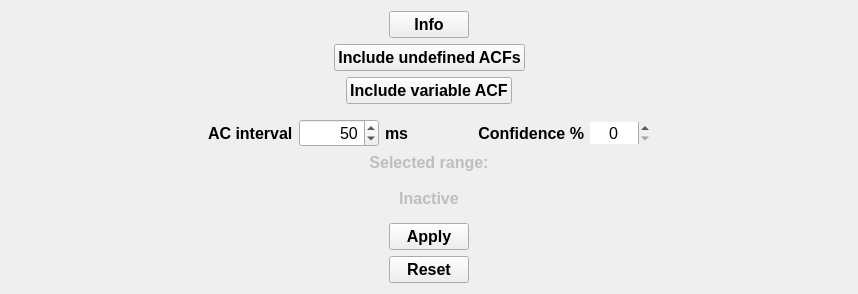
               <widget class="QWidget" name="tab_9">
                <attribute name="title">
                 <string>ACF</string>
                </attribute>
                <layout class="QVBoxLayout" name="verticalLayout_21">
                 <item>
                  <layout class="QVBoxLayout" name="verticalLayout" stretch="0,0,0,1,0,0">
                   <item>
                    <layout class="QHBoxLayout" name="horizontalLayout_65">
                     <item>
                      <spacer name="horizontalSpacer_63">
                       <property name="orientation">
                        <enum>Qt::Horizontal</enum>
                       </property>
                       <property name="sizeHint" stdset="0">
                        <size>
                         <width>378</width>
                         <height>20</height>
                        </size>
                       </property>
                      </spacer>
                     </item>
                     <item>
                      <widget class="QPushButton" name="acf_info_btn">
                       <property name="font">
                        <font>
                         <pointsize>12</pointsize>
                         <weight>75</weight>
                         <bold>true</bold>
                        </font>
                       </property>
                       <property name="text">
                        <string>Info</string>
                       </property>
                      </widget>
                     </item>
                     <item>
                      <spacer name="horizontalSpacer_64">
                       <property name="orientation">
                        <enum>Qt::Horizontal</enum>
                       </property>
                       <property name="sizeHint" stdset="0">
                        <size>
                         <width>378</width>
                         <height>20</height>
                        </size>
                       </property>
                      </spacer>
                     </item>
                    </layout>
                   </item>
                   <item>
                    <layout class="QHBoxLayout" name="horizontalLayout_66">
                     <item>
                      <spacer name="horizontalSpacer_65">
                       <property name="orientation">
                        <enum>Qt::Horizontal</enum>
                       </property>
                       <property name="sizeHint" stdset="0">
                        <size>
                         <width>288</width>
                         <height>20</height>
                        </size>
                       </property>
                      </spacer>
                     </item>
                     <item>
                      <widget class="QPushButton" name="include_undef_acf">
                       <property name="font">
                        <font>
                         <pointsize>12</pointsize>
                         <weight>75</weight>
                         <bold>true</bold>
                        </font>
                       </property>
                       <property name="text">
                        <string>Include undefined ACFs</string>
                       </property>
                       <property name="checkable">
                        <bool>true</bool>
                       </property>
                      </widget>
                     </item>
                     <item>
                      <spacer name="horizontalSpacer_66">
                       <property name="orientation">
                        <enum>Qt::Horizontal</enum>
                       </property>
                       <property name="sizeHint" stdset="0">
                        <size>
                         <width>288</width>
                         <height>20</height>
                        </size>
                       </property>
                      </spacer>
                     </item>
                    </layout>
                   </item>
                   <item>
                    <layout class="QHBoxLayout" name="horizontalLayout_70">
                     <item>
                      <spacer name="horizontalSpacer_67">
                       <property name="orientation">
                        <enum>Qt::Horizontal</enum>
                       </property>
                       <property name="sizeHint" stdset="0">
                        <size>
                         <width>40</width>
                         <height>20</height>
                        </size>
                       </property>
                      </spacer>
                     </item>
                     <item>
                      <widget class="QPushButton" name="include_variable_acf">
                       <property name="font">
                        <font>
                         <pointsize>12</pointsize>
                         <weight>75</weight>
                         <bold>true</bold>
                        </font>
                       </property>
                       <property name="text">
                        <string>Include variable ACF</string>
                       </property>
                       <property name="checkable">
                        <bool>true</bool>
                       </property>
                      </widget>
                     </item>
                     <item>
                      <spacer name="horizontalSpacer_68">
                       <property name="orientation">
                        <enum>Qt::Horizontal</enum>
                       </property>
                       <property name="sizeHint" stdset="0">
                        <size>
                         <width>40</width>
                         <height>20</height>
                        </size>
                       </property>
                      </spacer>
                     </item>
                    </layout>
                   </item>
                   <item>
                    <layout class="QHBoxLayout" name="horizontalLayout_67">
                     <item>
                      <spacer name="horizontalSpacer_13">
                       <property name="orientation">
                        <enum>Qt::Horizontal</enum>
                       </property>
                       <property name="sizeHint" stdset="0">
                        <size>
                         <width>52</width>
                         <height>22</height>
                        </size>
                       </property>
                      </spacer>
                     </item>
                     <item>
                      <widget class="QWidget" name="widget_9" native="true">
                       <layout class="QGridLayout" name="gridLayout_17">
                        <item row="0" column="0">
                         <layout class="QHBoxLayout" name="horizontalLayout_25">
                          <item>
                           <widget class="QLabel" name="label">
                            <property name="font">
                             <font>
                              <pointsize>12</pointsize>
                              <weight>75</weight>
                              <bold>true</bold>
                             </font>
                            </property>
                            <property name="text">
                             <string>AC interval</string>
                            </property>
                           </widget>
                          </item>
                          <item>
                           <widget class="QSpinBox" name="acf_spinbox">
                            <property name="enabled">
                             <bool>true</bool>
                            </property>
                            <property name="sizePolicy">
                             <sizepolicy hsizetype="Fixed" vsizetype="Fixed">
                              <horstretch>0</horstretch>
                              <verstretch>0</verstretch>
                             </sizepolicy>
                            </property>
                            <property name="minimumSize">
                             <size>
                              <width>80</width>
                              <height>0</height>
                             </size>
                            </property>
                            <property name="maximumSize">
                             <size>
                              <width>100</width>
                              <height>16777215</height>
                             </size>
                            </property>
                            <property name="font">
                             <font>
                              <pointsize>12</pointsize>
                             </font>
                            </property>
                            <property name="styleSheet">
                             <string notr="true"/>
                            </property>
                            <property name="alignment">
                             <set>Qt::AlignRight|Qt::AlignTrailing|Qt::AlignVCenter</set>
                            </property>
                            <property name="minimum">
                             <number>1</number>
                            </property>
                            <property name="maximum">
                             <number>10000</number>
                            </property>
                            <property name="value">
                             <number>50</number>
                            </property>
                           </widget>
                          </item>
                          <item>
                           <widget class="QLabel" name="label_2">
                            <property name="font">
                             <font>
                              <pointsize>12</pointsize>
                              <weight>75</weight>
                              <bold>true</bold>
                             </font>
                            </property>
                            <property name="text">
                             <string>ms</string>
                            </property>
                           </widget>
                          </item>
                          <item>
                           <spacer name="horizontalSpacer_15">
                            <property name="orientation">
                             <enum>Qt::Horizontal</enum>
                            </property>
                            <property name="sizeHint" stdset="0">
                             <size>
                              <width>49</width>
                              <height>20</height>
                             </size>
                            </property>
                           </spacer>
                          </item>
                          <item>
                           <widget class="QLabel" name="label_16">
                            <property name="sizePolicy">
                             <sizepolicy hsizetype="Minimum" vsizetype="Preferred">
                              <horstretch>0</horstretch>
                              <verstretch>0</verstretch>
                             </sizepolicy>
                            </property>
                            <property name="font">
                             <font>
                              <pointsize>12</pointsize>
                              <weight>75</weight>
                              <bold>true</bold>
                             </font>
                            </property>
                            <property name="text">
                             <string>   Confidence %</string>
                            </property>
                            <property name="alignment">
                             <set>Qt::AlignRight|Qt::AlignTrailing|Qt::AlignVCenter</set>
                            </property>
                           </widget>
                          </item>
                          <item>
                           <widget class="QSpinBox" name="acf_confidence">
                            <property name="enabled">
                             <bool>true</bool>
                            </property>
                            <property name="sizePolicy">
                             <sizepolicy hsizetype="Preferred" vsizetype="Fixed">
                              <horstretch>0</horstretch>
                              <verstretch>0</verstretch>
                             </sizepolicy>
                            </property>
                            <property name="minimumSize">
                             <size>
                              <width>60</width>
                              <height>0</height>
                             </size>
                            </property>
                            <property name="maximumSize">
                             <size>
                              <width>50</width>
                              <height>16777215</height>
                             </size>
                            </property>
                            <property name="font">
                             <font>
                              <pointsize>12</pointsize>
                             </font>
                            </property>
                            <property name="styleSheet">
                             <string notr="true"/>
                            </property>
                            <property name="frame">
                             <bool>false</bool>
                            </property>
                            <property name="alignment">
                             <set>Qt::AlignCenter</set>
                            </property>
                            <property name="buttonSymbols">
                             <enum>QAbstractSpinBox::UpDownArrows</enum>
                            </property>
                            <property name="specialValueText">
                             <string/>
                            </property>
                            <property name="maximum">
                             <number>100</number>
                            </property>
                            <property name="value">
                             <number>0</number>
                            </property>
                           </widget>
                          </item>
                         </layout>
                        </item>
                        <item row="1" column="0">
                         <widget class="QLabel" name="acf_range_lbl">
                          <property name="enabled">
                           <bool>false</bool>
                          </property>
                          <property name="sizePolicy">
                           <sizepolicy hsizetype="Expanding" vsizetype="Fixed">
                            <horstretch>0</horstretch>
                            <verstretch>0</verstretch>
                           </sizepolicy>
                          </property>
                          <property name="font">
                           <font>
                            <pointsize>12</pointsize>
                            <weight>75</weight>
                            <italic>false</italic>
                            <bold>true</bold>
                            <underline>false</underline>
                           </font>
                          </property>
                          <property name="styleSheet">
                           <string notr="true"/>
                          </property>
                          <property name="text">
                           <string>Selected range:

Inactive</string>
                          </property>
                          <property name="alignment">
                           <set>Qt::AlignCenter</set>
                          </property>
                         </widget>
                        </item>
                       </layout>
                      </widget>
                     </item>
                     <item>
                      <spacer name="horizontalSpacer_14">
                       <property name="orientation">
                        <enum>Qt::Horizontal</enum>
                       </property>
                       <property name="sizeHint" stdset="0">
                        <size>
                         <width>51</width>
                         <height>20</height>
                        </size>
                       </property>
                      </spacer>
                     </item>
                    </layout>
                   </item>
                   <item>
                    <layout class="QHBoxLayout" name="horizontalLayout_68">
                     <item>
                      <spacer name="horizontalSpacer_59">
                       <property name="orientation">
                        <enum>Qt::Horizontal</enum>
                       </property>
                       <property name="sizeHint" stdset="0">
                        <size>
                         <width>378</width>
                         <height>20</height>
                        </size>
                       </property>
                      </spacer>
                     </item>
                     <item>
                      <widget class="DoubleTextButton" name="apply_remove_acf_filter_btn">
                       <property name="font">
                        <font>
                         <pointsize>12</pointsize>
                         <weight>75</weight>
                         <bold>true</bold>
                        </font>
                       </property>
                       <property name="text">
                        <string>Apply</string>
                       </property>
                       <property name="checkable">
                        <bool>true</bool>
                       </property>
                      </widget>
                     </item>
                     <item>
                      <spacer name="horizontalSpacer_61">
                       <property name="orientation">
                        <enum>Qt::Horizontal</enum>
                       </property>
                       <property name="sizeHint" stdset="0">
                        <size>
                         <width>378</width>
                         <height>20</height>
                        </size>
                       </property>
                      </spacer>
                     </item>
                    </layout>
                   </item>
                   <item>
                    <layout class="QHBoxLayout" name="horizontalLayout_69">
                     <item>
                      <spacer name="horizontalSpacer_60">
                       <property name="orientation">
                        <enum>Qt::Horizontal</enum>
                       </property>
                       <property name="sizeHint" stdset="0">
                        <size>
                         <width>378</width>
                         <height>20</height>
                        </size>
                       </property>
                      </spacer>
                     </item>
                     <item>
                      <widget class="QPushButton" name="reset_acf_filters_btn">
                       <property name="font">
                        <font>
                         <pointsize>12</pointsize>
                         <weight>75</weight>
                         <bold>true</bold>
                        </font>
                       </property>
                       <property name="text">
                        <string>Reset</string>
                       </property>
                       <property name="checkable">
                        <bool>false</bool>
                       </property>
                      </widget>
                     </item>
                     <item>
                      <spacer name="horizontalSpacer_62">
                       <property name="orientation">
                        <enum>Qt::Horizontal</enum>
                       </property>
                       <property name="sizeHint" stdset="0">
                        <size>
                         <width>378</width>
                         <height>20</height>
                        </size>
                       </property>
                      </spacer>
                     </item>
                    </layout>
                   </item>
                  </layout>
                 </item>
                </layout>
               </widget>
